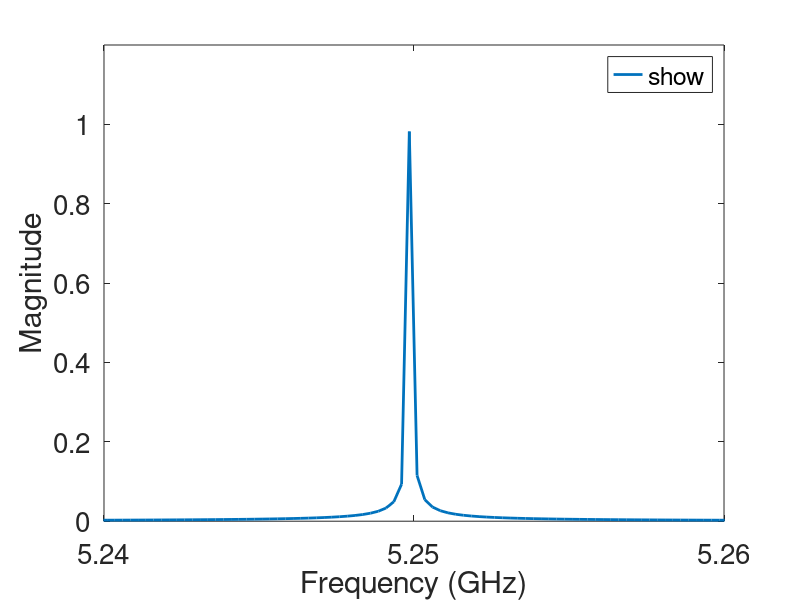

MATLAB code to generate this figure: (Note: this script raises an error after producing the figure.)
clc;close all;clear all;
% a principle simulation of frequency offset signals
FS = 20;
%% Incident signal
% Define signal parameters
f0 = 5.25e9; % Signal frequency is 5.25 GHz
T = 1e-6;    % Reflection coefficient signal period
fs = 50e9;   % Sampling Rate
t = 0:1/fs:4*T; % Time vector from 0 to 5*T with a step size of 1/fs
j = sqrt(-1);   % Define imaginary unit
x = exp(j*2*pi*f0*t); % Generate a complex exponential signal with frequency f0
X = fft(x);           % Perform FFT on the signal x
N = length(X);        % Length of the FFT result
fx = (-N/2:(N-1)/2)*(fs/N); % Compute the corresponding frequency vector
Xshift = fftshift(X/N);     % Normalize the FFT result and shift zero frequency component to center

% Plot the frequency spectrum
figure(1);
plot(fx/1e9,abs(Xshift) ,'DisplayName','Incident signal','Linewidth', 2, 'MarkerSize', 8,Color=[45, 48, 138]/255);
set(gca,'Fontsize',FS)
xlim([5.24, 5.26]);
ylim([0, 1.2]);
xticks(5.24:0.01:5.26);
yticks(0:0.2:1);
xlabel('Frequency (GHz)');
ylabel('Magnitude') ;
legend('show', 'Box', 'off');


%% State transition sequence
% Define the parameters
num=4;              % Number of steps in the step function
t_step = T/num;     % The duration of each step
values = [0,pi/2, pi,3*pi/2,0];  % The values of the step function
z = zeros(size(t)); % Initialize the step function
% Create the step function
for i = 1:num
    z = z + values(i) * (heaviside(mod(t, T) - (i-1)*t_step) - heaviside(mod(t, T) - i*t_step));
end
% Plotting State transition sequence
figure(2);
plot(t,rad2deg(z),'w', 'Linewidth', 2, 'MarkerSize', 8,Color=[53, 85, 137]/255);
set(gca,'Fontsize',FS)
xlabel('Time (us)','FontSize',FS);
ylim([0,330]);
yticks([0, 90, 180, 270]);
yticklabels({'0', '\pi/2', '\pi', '3\pi/2', '2\pi'});
ylabel('State ','FontSize',FS);
grid off;

%% Emerging signal
z=exp(j*z);     % generate reflection coefficient function
y=x.*z;         % Time domain multiplication
Y = fft(y);     % Perform FFT on the signal y
N_Y = length(Y);      % Length of the FFT result
fy = (-N_Y/2:(N_Y-1)/2)*(fs/N_Y);   % Compute the corresponding frequency vector
Yshift = fftshift(Y/N_Y);           % Normalize the FFT result and shift zero frequency component to center

% Plotting incident signal and emerging signal
figure(3);
xlabel('Frequency (GHz)','FontSize',FS);
ylabel('Magnitude','FontSize',FS) ;
plot(fx/1e9,abs(Xshift) ,'DisplayName','Incident signal','Linewidth', 2, 'MarkerSize', 8,Color=[45, 48, 138]/255);
hold on;
plot(fy/1e9,abs(Yshift),'DisplayName','Emerging signal', 'Linewidth', 2, 'MarkerSize', 8,Color=[237, 28, 36]/255);
xlim([5.24, 5.26]);
ylim([0, 1.2])
xticks(5.24:0.01:5.26);
yticks(0:0.2:1);
xlabel('Frequency (GHz)','FontSize',FS);
ylabel('Magnitude','FontSize',FS) ;
tt = legend('show', 'Box', 'off');
tt.NumColumns=1;
set(gca,'FontSize',FS);

